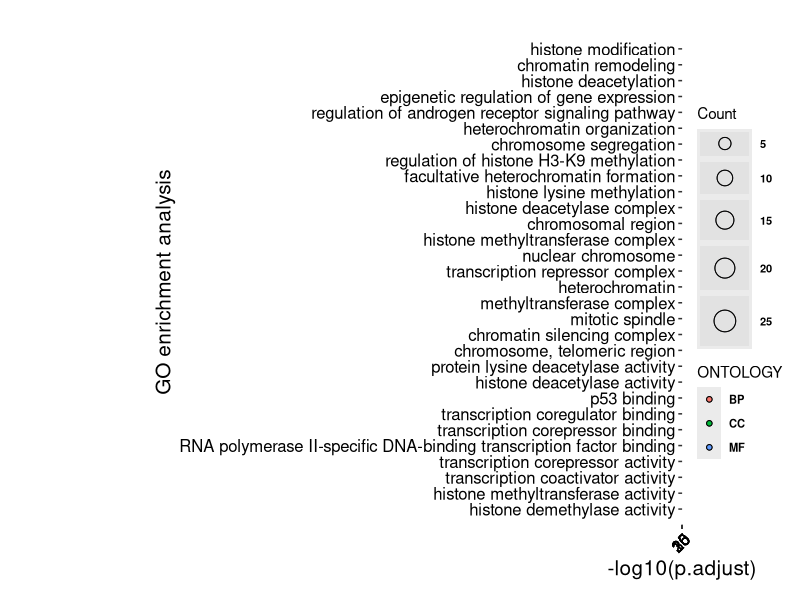
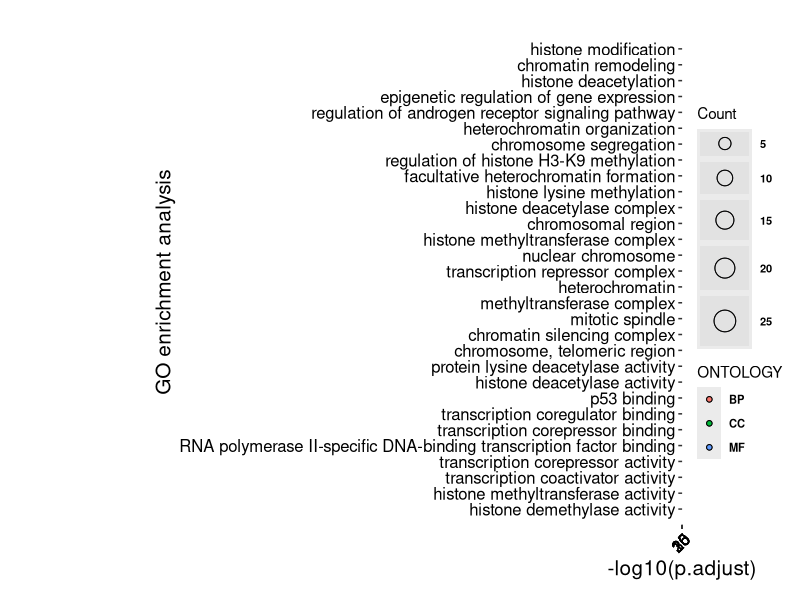

The R script that drew these images, in order:
# choose color style ：https://colorbrewer2.org/#type=sequential&scheme=YlOrBr&n=9
# BY MY 2023

library(RColorBrewer)
library(ggplot2)


pdata <- read.table("GO_selected.txt",header = T,sep="\t")
View(pdata)


# # attention: the order of level ----------------------------------------------
# factor
level = pdata[,3]  

# from A to Z
pdata$Description <- factor(pdata$Description,levels = level)

# from Z to A
pdata$Description <- factor(pdata$Description,levels = rev(level)) 


# Draw GO  ---------------------------------------------------------------------
ggplot(pdata) +
  aes(x = Description, y =-log10(p.adjust), 
      fill = ONTOLOGY,size=Count) +
  
  ## point
  geom_point(shape=21,
             color="black") +
  # scale size
  scale_size("Count",range=c(2,7))+     

  ## rect  
  geom_rect(data=pdata, inherit.aes=TRUE,
            aes(xmin=0 ,
                xmax=10.5, 
                ymin=-Inf, 
                ymax=Inf),
            fill='#ffc7c3',alpha = .12)+  
  
  geom_rect(data=pdata, inherit.aes=TRUE,
            aes(xmin=10.5 ,
                xmax=20.5, 
                ymin=-Inf, 
                ymax=Inf),
            fill='#d1e5c0',alpha = .08)+
  geom_rect(data=pdata, inherit.aes=TRUE,
            aes(xmin=20.5 ,
                xmax=30.5, 
                ymin=-Inf, 
                ymax=Inf),
            fill='#aad1e6',alpha = .08)+
  
  # add p0.05 rect   (log10(0.05)  == -1.30103)  
  geom_rect(data=pdata, inherit.aes=TRUE,
            aes(xmin=0 ,
                xmax=30.5, 
                ymin=-Inf, 
                ymax=1.30103),
            fill='#cbd5e8',alpha = .1)+
  
  geom_point(shape=21,
             color="black") +
  
  
  # theme settings
  theme(
    axis.title=element_text(size=15,face="plain",color="black"),
    axis.text = element_text(size=12,face="plain",color="black"),
    axis.text.x = element_text(angle = 45,hjust=1,vjust=1),    
    
    legend.text = element_text(size = 8, face = "bold"),
    legend.margin = margin(t = 0, r = 0, b = 0, l = 0, unit = "cm"), 
    plot.margin = margin(1,0.5,0.5,4, unit = "cm")) +
  
  theme(panel.grid.minor = element_line(size = 1,color = "#fafafa"))+
  xlab("GO enrichment analysis")+
  ylab("-log10(p.adjust)")+
  coord_flip() +  # 坐标旋转 
  
  # range setting ------
  # scale color
  scale_color_gradient(low = "#FF9EA3",high="#E82338", 
                       limits=c(2,40) 
                       )+
  # P value                                      )+
  scale_y_continuous(breaks=seq(0, 35, 5),limits = c(0, 35))  
  
 
   
ggsave("GO_pvalue1.30103.pdf", width =8 , height = 6.5)



 



#===============================================================================
